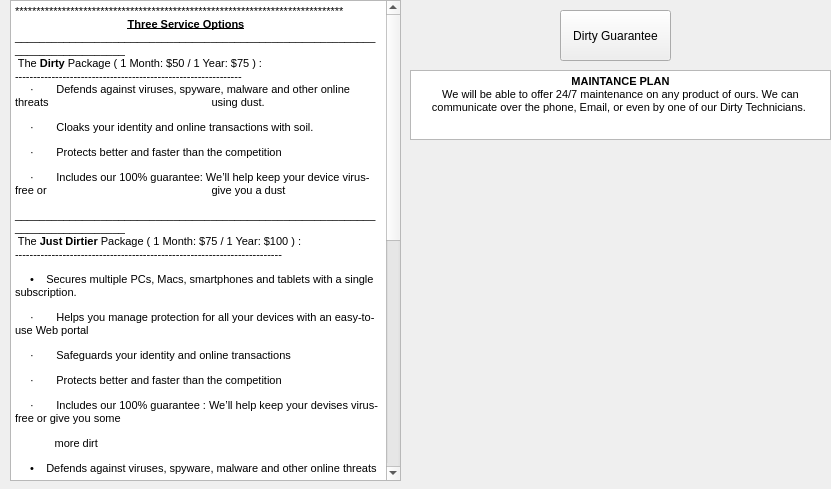
    <widget class="QWidget" name="page_5">
     <property name="geometry">
      <rect>
       <x>0</x>
       <y>0</y>
       <width>831</width>
       <height>489</height>
      </rect>
     </property>
     <attribute name="label">
      <string>Page 2</string>
     </attribute>
     <widget class="QTextEdit" name="textEdit_4">
      <property name="geometry">
       <rect>
        <x>410</x>
        <y>70</y>
        <width>421</width>
        <height>70</height>
       </rect>
      </property>
      <property name="html">
       <string>&lt;!DOCTYPE HTML PUBLIC &quot;-//W3C//DTD HTML 4.0//EN&quot; &quot;http://www.w3.org/TR/REC-html40/strict.dtd&quot;&gt;
&lt;html&gt;&lt;head&gt;&lt;meta name=&quot;qrichtext&quot; content=&quot;1&quot; /&gt;&lt;style type=&quot;text/css&quot;&gt;
p, li { white-space: pre-wrap; }
&lt;/style&gt;&lt;/head&gt;&lt;body style=&quot; font-family:'MS Shell Dlg 2'; font-size:7.875pt; font-weight:400; font-style:normal;&quot;&gt;
&lt;p align=&quot;center&quot; style=&quot; margin-top:0px; margin-bottom:0px; margin-left:0px; margin-right:0px; -qt-block-indent:0; text-indent:0px;&quot;&gt;&lt;span style=&quot; font-weight:600;&quot;&gt;MAINTANCE PLAN&lt;/span&gt;&lt;/p&gt;
&lt;p align=&quot;center&quot; style=&quot; margin-top:0px; margin-bottom:0px; margin-left:0px; margin-right:0px; -qt-block-indent:0; text-indent:0px;&quot;&gt;&lt;span style=&quot; font-size:8pt;&quot;&gt;We will be able to offer 24/7 maintenance on any product of ours. We can communicate over the phone, Email, or even by one of our Dirty Technicians. &lt;/span&gt;&lt;/p&gt;&lt;/body&gt;&lt;/html&gt;</string>
      </property>
     </widget>
     <widget class="QTextEdit" name="textEdit_5">
      <property name="geometry">
       <rect>
        <x>10</x>
        <y>0</y>
        <width>391</width>
        <height>481</height>
       </rect>
      </property>
      <property name="readOnly">
       <bool>true</bool>
      </property>
      <property name="html">
       <string>&lt;!DOCTYPE HTML PUBLIC &quot;-//W3C//DTD HTML 4.0//EN&quot; &quot;http://www.w3.org/TR/REC-html40/strict.dtd&quot;&gt;
&lt;html&gt;&lt;head&gt;&lt;meta name=&quot;qrichtext&quot; content=&quot;1&quot; /&gt;&lt;style type=&quot;text/css&quot;&gt;
p, li { white-space: pre-wrap; }
&lt;/style&gt;&lt;/head&gt;&lt;body style=&quot; font-family:'MS Shell Dlg 2'; font-size:7.875pt; font-weight:400; font-style:normal;&quot;&gt;
&lt;p style=&quot; margin-top:0px; margin-bottom:0px; margin-left:0px; margin-right:0px; -qt-block-indent:0; text-indent:0px;&quot;&gt;*****************************************************************************&lt;/p&gt;
&lt;p style=&quot; margin-top:0px; margin-bottom:0px; margin-left:0px; margin-right:0px; -qt-block-indent:0; text-indent:0px;&quot;&gt;                                     &lt;span style=&quot; font-weight:600; text-decoration: underline;&quot;&gt;Three Service Options                                                   &lt;/span&gt; _____________________________________________________________________________&lt;/p&gt;
&lt;p style=&quot; margin-top:0px; margin-bottom:0px; margin-left:0px; margin-right:0px; -qt-block-indent:0; text-indent:0px;&quot;&gt; The &lt;span style=&quot; font-weight:600;&quot;&gt;Dirty&lt;/span&gt; Package&lt;span style=&quot; font-size:8pt;&quot;&gt; ( 1 Month: $50 / 1 Year: $75 ) &lt;/span&gt;:                                                                         &lt;/p&gt;
&lt;p style=&quot; margin-top:0px; margin-bottom:0px; margin-left:0px; margin-right:0px; -qt-block-indent:0; text-indent:0px;&quot;&gt;--------------------------------------------------------------                                                                              &lt;/p&gt;
&lt;p style=&quot; margin-top:0px; margin-bottom:0px; margin-left:0px; margin-right:0px; -qt-block-indent:0; text-indent:0px;&quot;&gt;&lt;span style=&quot; font-family:'Symbol'; font-size:8pt;&quot;&gt;     ·&lt;/span&gt;&lt;span style=&quot; font-family:'Times New Roman'; font-size:7pt;&quot;&gt;         &lt;/span&gt;&lt;span style=&quot; font-size:8pt;&quot;&gt;Defends against viruses, spyware, malware and other online threats 		            using dust. &lt;/span&gt;&lt;/p&gt;
&lt;p style=&quot; margin-top:12px; margin-bottom:12px; margin-left:0px; margin-right:0px; -qt-block-indent:0; text-indent:0px;&quot;&gt;&lt;span style=&quot; font-family:'Symbol'; font-size:8pt;&quot;&gt;     ·&lt;/span&gt;&lt;span style=&quot; font-family:'Times New Roman'; font-size:7pt;&quot;&gt;         &lt;/span&gt;&lt;span style=&quot; font-size:8pt;&quot;&gt;Cloaks your identity and online transactions with soil. &lt;/span&gt;&lt;/p&gt;
&lt;p style=&quot; margin-top:12px; margin-bottom:12px; margin-left:0px; margin-right:0px; -qt-block-indent:0; text-indent:0px;&quot;&gt;&lt;span style=&quot; font-family:'Symbol'; font-size:8pt;&quot;&gt;     ·&lt;/span&gt;&lt;span style=&quot; font-family:'Times New Roman'; font-size:7pt;&quot;&gt;         &lt;/span&gt;&lt;span style=&quot; font-size:8pt;&quot;&gt;Protects better and faster than the competition &lt;/span&gt;&lt;/p&gt;
&lt;p style=&quot; margin-top:12px; margin-bottom:12px; margin-left:0px; margin-right:0px; -qt-block-indent:0; text-indent:0px;&quot;&gt;&lt;span style=&quot; font-family:'Symbol'; font-size:8pt;&quot;&gt;     ·&lt;/span&gt;&lt;span style=&quot; font-family:'Times New Roman'; font-size:7pt;&quot;&gt;         &lt;/span&gt;&lt;span style=&quot; font-size:8pt;&quot;&gt;Includes our 100% guarantee: We’ll help keep your device virus-free or 		            give you a dust &lt;/span&gt;&lt;/p&gt;
&lt;p style=&quot; margin-top:0px; margin-bottom:0px; margin-left:0px; margin-right:0px; -qt-block-indent:0; text-indent:0px;&quot;&gt;_____________________________________________________________________________&lt;/p&gt;
&lt;p style=&quot; margin-top:0px; margin-bottom:0px; margin-left:0px; margin-right:0px; -qt-block-indent:0; text-indent:0px;&quot;&gt; The &lt;span style=&quot; font-weight:600;&quot;&gt;Just Dirtier&lt;/span&gt; Package &lt;span style=&quot; font-size:8pt;&quot;&gt;( 1 Month: $75 / 1 Year: $100 ) :&lt;/span&gt;&lt;/p&gt;
&lt;p style=&quot; margin-top:0px; margin-bottom:0px; margin-left:0px; margin-right:0px; -qt-block-indent:0; text-indent:0px;&quot;&gt;-------------------------------------------------------------------------&lt;/p&gt;
&lt;p style=&quot; margin-top:12px; margin-bottom:12px; margin-left:0px; margin-right:0px; -qt-block-indent:0; text-indent:0px;&quot;&gt;&lt;span style=&quot; font-size:8pt;&quot;&gt;     •    Secures multiple PCs, Macs, smartphones and tablets with a single subscription. &lt;/span&gt;&lt;/p&gt;
&lt;p style=&quot; margin-top:12px; margin-bottom:12px; margin-left:0px; margin-right:0px; -qt-block-indent:0; text-indent:0px;&quot;&gt;&lt;span style=&quot; font-family:'Symbol'; font-size:8pt;&quot;&gt;     ·&lt;/span&gt;&lt;span style=&quot; font-family:'Times New Roman'; font-size:7pt;&quot;&gt;         &lt;/span&gt;&lt;span style=&quot; font-size:8pt;&quot;&gt;Helps you manage protection for all your devices with an easy-to-use Web portal &lt;/span&gt;&lt;/p&gt;
&lt;p style=&quot; margin-top:12px; margin-bottom:12px; margin-left:0px; margin-right:0px; -qt-block-indent:0; text-indent:0px;&quot;&gt;&lt;span style=&quot; font-family:'Symbol'; font-size:8pt;&quot;&gt;     ·&lt;/span&gt;&lt;span style=&quot; font-family:'Times New Roman'; font-size:7pt;&quot;&gt;         &lt;/span&gt;&lt;span style=&quot; font-size:8pt;&quot;&gt;Safeguards your identity and online transactions &lt;/span&gt;&lt;/p&gt;
&lt;p style=&quot; margin-top:12px; margin-bottom:12px; margin-left:0px; margin-right:0px; -qt-block-indent:0; text-indent:0px;&quot;&gt;&lt;span style=&quot; font-family:'Symbol'; font-size:8pt;&quot;&gt;     ·&lt;/span&gt;&lt;span style=&quot; font-family:'Times New Roman'; font-size:7pt;&quot;&gt;         &lt;/span&gt;&lt;span style=&quot; font-size:8pt;&quot;&gt;Protects better and faster than the competition &lt;/span&gt;&lt;/p&gt;
&lt;p style=&quot; margin-top:12px; margin-bottom:12px; margin-left:0px; margin-right:0px; -qt-block-indent:0; text-indent:0px;&quot;&gt;&lt;span style=&quot; font-family:'Symbol'; font-size:8pt;&quot;&gt;     ·&lt;/span&gt;&lt;span style=&quot; font-family:'Times New Roman'; font-size:7pt;&quot;&gt;         &lt;/span&gt;&lt;span style=&quot; font-size:8pt;&quot;&gt;Includes our 100% guarantee : We’ll help keep your devises virus-free or give you some         &lt;/span&gt;&lt;/p&gt;
&lt;p style=&quot; margin-top:12px; margin-bottom:12px; margin-left:0px; margin-right:0px; -qt-block-indent:0; text-indent:0px;&quot;&gt;&lt;span style=&quot; font-size:8pt;&quot;&gt;             more dirt &lt;/span&gt;&lt;/p&gt;
&lt;p style=&quot; margin-top:12px; margin-bottom:12px; margin-left:0px; margin-right:0px; -qt-block-indent:0; text-indent:0px;&quot;&gt;&lt;span style=&quot; font-size:8pt;&quot;&gt;     •    Defends against viruses, spyware, malware and other online threats &lt;/span&gt;                                                      &lt;/p&gt;
&lt;p style=&quot; margin-top:0px; margin-bottom:0px; margin-left:0px; margin-right:0px; -qt-block-indent:0; text-indent:0px;&quot;&gt;                                                          &lt;/p&gt;
&lt;p style=&quot; margin-top:0px; margin-bottom:0px; margin-left:0px; margin-right:0px; -qt-block-indent:0; text-indent:0px;&quot;&gt;_____________________________________________________________________________&lt;/p&gt;
&lt;p style=&quot; margin-top:0px; margin-bottom:0px; margin-left:0px; margin-right:0px; -qt-block-indent:0; text-indent:0px;&quot;&gt; The &lt;span style=&quot; font-weight:600;&quot;&gt;Absolutly Filthy&lt;/span&gt; Package &lt;span style=&quot; font-size:8pt;&quot;&gt;( 1 Month: $100 / 2 Months: $150 ) :&lt;/span&gt;&lt;/p&gt;
&lt;p style=&quot; margin-top:0px; margin-bottom:0px; margin-left:0px; margin-right:0px; -qt-block-indent:0; text-indent:0px;&quot;&gt;-----------------------------------------------------------------------------------&lt;/p&gt;
&lt;p style=&quot; margin-top:12px; margin-bottom:12px; margin-left:0px; margin-right:0px; -qt-block-indent:0; text-indent:0px; background-color:#ffffff;&quot;&gt;&lt;span style=&quot; font-family:'Symbol'; font-size:8pt; color:#191919;&quot;&gt;     ·&lt;/span&gt;&lt;span style=&quot; font-family:'Times New Roman'; font-size:7pt; color:#191919;&quot;&gt;         &lt;/span&gt;&lt;span style=&quot; font-size:8pt; color:#191919;&quot;&gt;Offers you 25 GB of secure online PC storage, with the ability to add more as your needs&lt;/span&gt;&lt;/p&gt;
&lt;p style=&quot; margin-top:12px; margin-bottom:12px; margin-left:0px; margin-right:0px; -qt-block-indent:0; text-indent:0px; background-color:#ffffff;&quot;&gt;&lt;span style=&quot; font-size:8pt; color:#191919;&quot;&gt;             change.&lt;/span&gt;&lt;span style=&quot; font-size:8pt;&quot;&gt; &lt;/span&gt;&lt;/p&gt;
&lt;p style=&quot; margin-top:12px; margin-bottom:12px; margin-left:0px; margin-right:0px; -qt-block-indent:0; text-indent:0px; background-color:#ffffff;&quot;&gt;&lt;span style=&quot; font-family:'Symbol'; font-size:8pt; color:#191919;&quot;&gt;     ·&lt;/span&gt;&lt;span style=&quot; font-family:'Times New Roman'; font-size:7pt; color:#191919;&quot;&gt;         &lt;/span&gt;&lt;span style=&quot; font-size:8pt; color:#191919;&quot;&gt;Provides premium family safety features so your kids can explore their connected world&lt;/span&gt;&lt;/p&gt;
&lt;p style=&quot; margin-top:12px; margin-bottom:12px; margin-left:0px; margin-right:0px; -qt-block-indent:0; text-indent:0px; background-color:#ffffff;&quot;&gt;&lt;span style=&quot; font-size:8pt; color:#191919;&quot;&gt;             safely.&lt;/span&gt;&lt;span style=&quot; font-size:8pt;&quot;&gt; &lt;/span&gt;&lt;/p&gt;
&lt;p style=&quot; margin-top:12px; margin-bottom:12px; margin-left:0px; margin-right:0px; -qt-block-indent:0; text-indent:0px; background-color:#ffffff;&quot;&gt;&lt;span style=&quot; font-family:'Symbol'; font-size:8pt; color:#191919;&quot;&gt;     ·&lt;/span&gt;&lt;span style=&quot; font-family:'Times New Roman'; font-size:7pt; color:#191919;&quot;&gt;         &lt;/span&gt;&lt;span style=&quot; font-size:8pt; color:#191919;&quot;&gt;Secures multiple PCs, Macs, smartphones and tablets with a single subscription.&lt;/span&gt;&lt;span style=&quot; font-size:8pt;&quot;&gt; &lt;/span&gt;&lt;/p&gt;
&lt;p style=&quot; margin-top:12px; margin-bottom:12px; margin-left:0px; margin-right:0px; -qt-block-indent:0; text-indent:0px; background-color:#ffffff;&quot;&gt;&lt;span style=&quot; font-family:'Symbol'; font-size:8pt; color:#191919;&quot;&gt;     ·&lt;/span&gt;&lt;span style=&quot; font-family:'Times New Roman'; font-size:7pt; color:#191919;&quot;&gt;         &lt;/span&gt;&lt;span style=&quot; font-size:8pt; color:#191919;&quot;&gt;Helps you manage protection for all your devices with an easy-to-use Web portal.&lt;/span&gt;&lt;span style=&quot; font-size:8pt;&quot;&gt; &lt;/span&gt;&lt;/p&gt;
&lt;p style=&quot; margin-top:12px; margin-bottom:12px; margin-left:0px; margin-right:0px; -qt-block-indent:0; text-indent:0px; background-color:#ffffff;&quot;&gt;&lt;span style=&quot; font-family:'Symbol'; font-size:8pt; color:#191919;&quot;&gt;     ·&lt;/span&gt;&lt;span style=&quot; font-family:'Times New Roman'; font-size:7pt; color:#191919;&quot;&gt;         &lt;/span&gt;&lt;span style=&quot; font-size:8pt; color:#191919;&quot;&gt;Defends against viruses, spyware, malware and other online threats.&lt;/span&gt;&lt;span style=&quot; font-size:8pt;&quot;&gt; &lt;/span&gt;&lt;/p&gt;
&lt;p style=&quot; margin-top:12px; margin-bottom:12px; margin-left:0px; margin-right:0px; -qt-block-indent:0; text-indent:0px; background-color:#ffffff;&quot;&gt;&lt;span style=&quot; font-family:'Symbol'; font-size:8pt; color:#191919;&quot;&gt;     ·&lt;/span&gt;&lt;span style=&quot; font-family:'Times New Roman'; font-size:7pt; color:#191919;&quot;&gt;         &lt;/span&gt;&lt;span style=&quot; font-size:8pt; color:#191919;&quot;&gt;Safeguards your identity and online transactions.&lt;/span&gt;&lt;span style=&quot; font-size:8pt;&quot;&gt; &lt;/span&gt;&lt;/p&gt;
&lt;p style=&quot; margin-top:12px; margin-bottom:12px; margin-left:0px; margin-right:0px; -qt-block-indent:0; text-indent:0px; background-color:#ffffff;&quot;&gt;&lt;span style=&quot; font-family:'Symbol'; font-size:8pt; color:#191919;&quot;&gt;     ·&lt;/span&gt;&lt;span style=&quot; font-family:'Times New Roman'; font-size:7pt; color:#191919;&quot;&gt;         &lt;/span&gt;&lt;span style=&quot; font-size:8pt; color:#191919;&quot;&gt;Protects better and faster than the competition.&lt;/span&gt;&lt;span style=&quot; font-size:8pt; color:#191919; vertical-align:super;&quot;&gt;1&lt;/span&gt;&lt;span style=&quot; font-size:8pt;&quot;&gt; &lt;/span&gt;&lt;/p&gt;
&lt;p style=&quot; margin-top:12px; margin-bottom:12px; margin-left:0px; margin-right:0px; -qt-block-indent:0; text-indent:0px; background-color:#ffffff;&quot;&gt;&lt;span style=&quot; font-family:'Symbol'; font-size:8pt; color:#191919;&quot;&gt;     ·&lt;/span&gt;&lt;span style=&quot; font-family:'Times New Roman'; font-size:7pt; color:#191919;&quot;&gt;         &lt;/span&gt;&lt;span style=&quot; font-size:8pt; color:#191919;&quot;&gt;Includes our 100% guarantee: We’ll help keep your devices virus-free or give you a&lt;/span&gt;&lt;/p&gt;
&lt;p style=&quot; margin-top:12px; margin-bottom:12px; margin-left:0px; margin-right:0px; -qt-block-indent:0; text-indent:0px; background-color:#ffffff;&quot;&gt;&lt;span style=&quot; font-size:8pt; color:#191919;&quot;&gt;             refund.&lt;/span&gt;                        &lt;/p&gt;
&lt;p style=&quot; margin-top:0px; margin-bottom:0px; margin-left:0px; margin-right:0px; -qt-block-indent:0; text-indent:0px;&quot;&gt;                        &lt;/p&gt;
&lt;p style=&quot; margin-top:0px; margin-bottom:0px; margin-left:0px; margin-right:0px; -qt-block-indent:0; text-indent:0px;&quot;&gt;                                                          &lt;/p&gt;
&lt;p style=&quot; margin-top:0px; margin-bottom:0px; margin-left:0px; margin-right:0px; -qt-block-indent:0; text-indent:0px;&quot;&gt;                                                                                                                   &lt;/p&gt;&lt;/body&gt;&lt;/html&gt;</string>
      </property>
     </widget>
     <widget class="QPushButton" name="pushButton_2">
      <property name="geometry">
       <rect>
        <x>560</x>
        <y>10</y>
        <width>111</width>
        <height>51</height>
       </rect>
      </property>
      <property name="text">
       <string>Dirty Guarantee</string>
      </property>
     </widget>
     <widget class="QLabel" name="label_13">
      <property name="geometry">
       <rect>
        <x>410</x>
        <y>150</y>
        <width>421</width>
        <height>331</height>
       </rect>
      </property>
      <property name="text">
       <string/>
      </property>
      <property name="pixmap">
       <pixmap>assets/jeff.png</pixmap>
      </property>
      <property name="scaledContents">
       <bool>false</bool>
      </property>
     </widget>
     <widget class="QLabel" name="label_17">
      <property name="geometry">
       <rect>
        <x>-4</x>
        <y>-20</y>
        <width>841</width>
        <height>521</height>
       </rect>
      </property>
      <property name="text">
       <string/>
      </property>
      <property name="pixmap">
       <pixmap>assets/sand.jpg</pixmap>
      </property>
      <property name="scaledContents">
       <bool>true</bool>
      </property>
     </widget>
     <zorder>label_17</zorder>
     <zorder>label_13</zorder>
     <zorder>textEdit_4</zorder>
     <zorder>textEdit_5</zorder>
     <zorder>pushButton_2</zorder>
    </widget>
